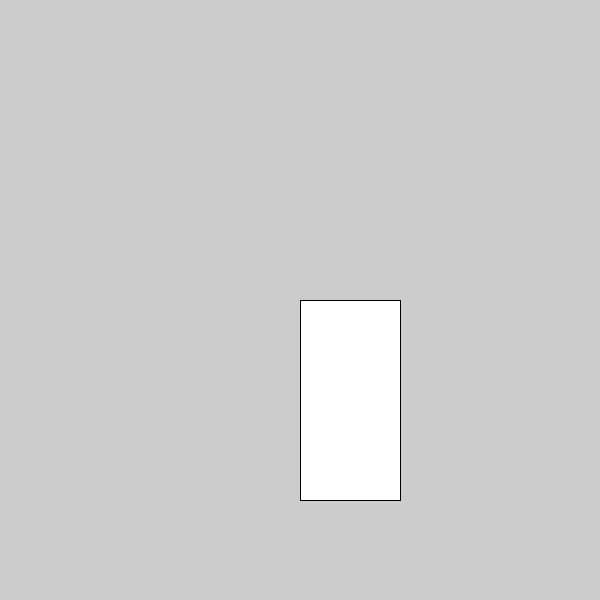
Frame 1 (no input)
Frame 60 (the mouse pressed at the canvas centre just before this capture): identical to frame 1, image omitted
Frame 120 (the mouse held since frame 60 and released just before this capture): identical to frame 1, image omitted

The Processing sketch that drew this single still picture (run headless with seeded random() and noise(); from frame 60 on, the mouse is pressed at the canvas centre):

// Processing sketch: findingMouseLocation
// ── findingMouseLocation.pde
void setup() {
  size(600, 600);
}

void draw() {
  rect(300, 300, 100, 200);
}

void mousePressed() {
  println(mouseX, mouseY);
}
